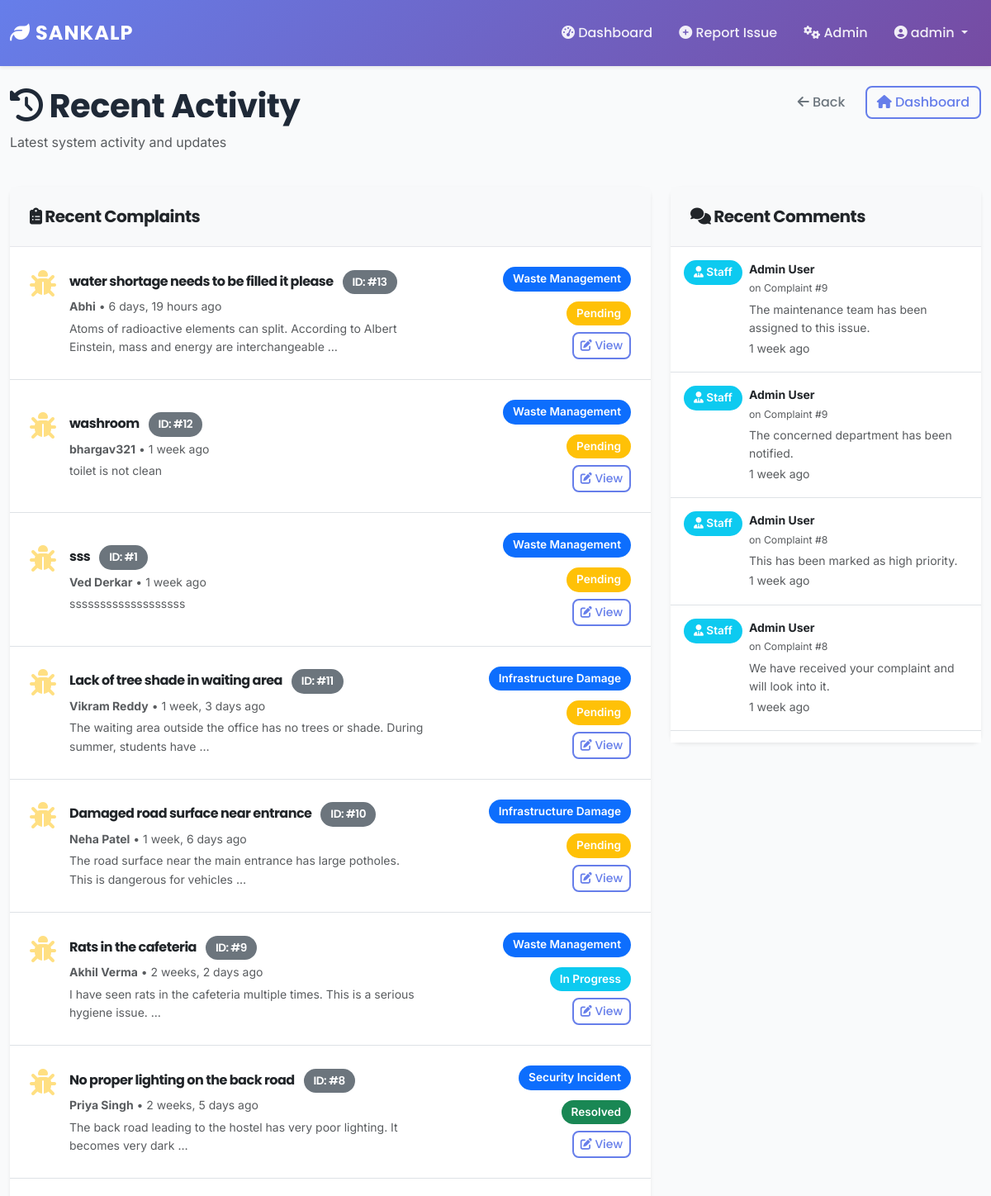
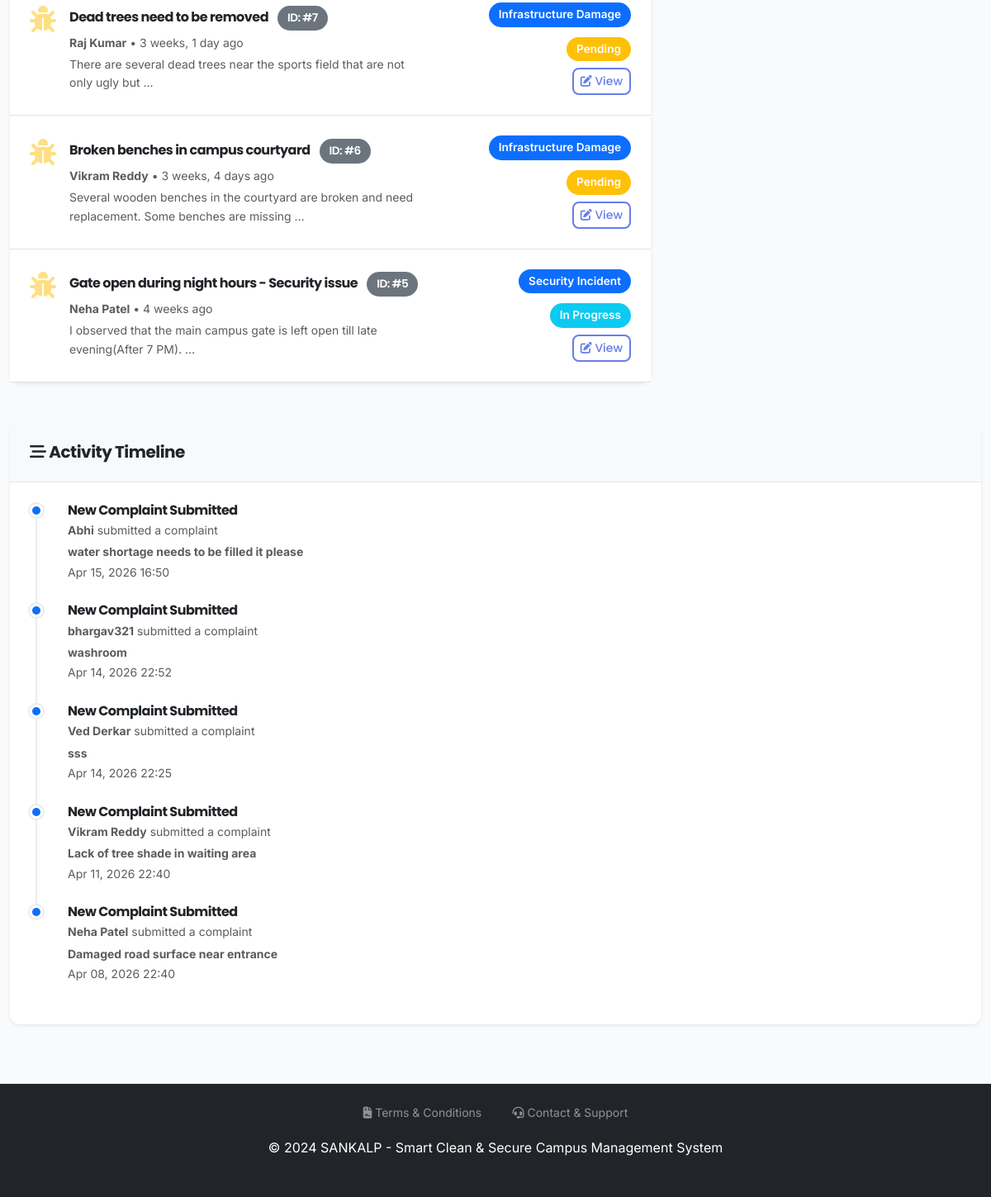
Page /admin-panel/activity (signed in) on the earlier database version (2 pictures, top to bottom).
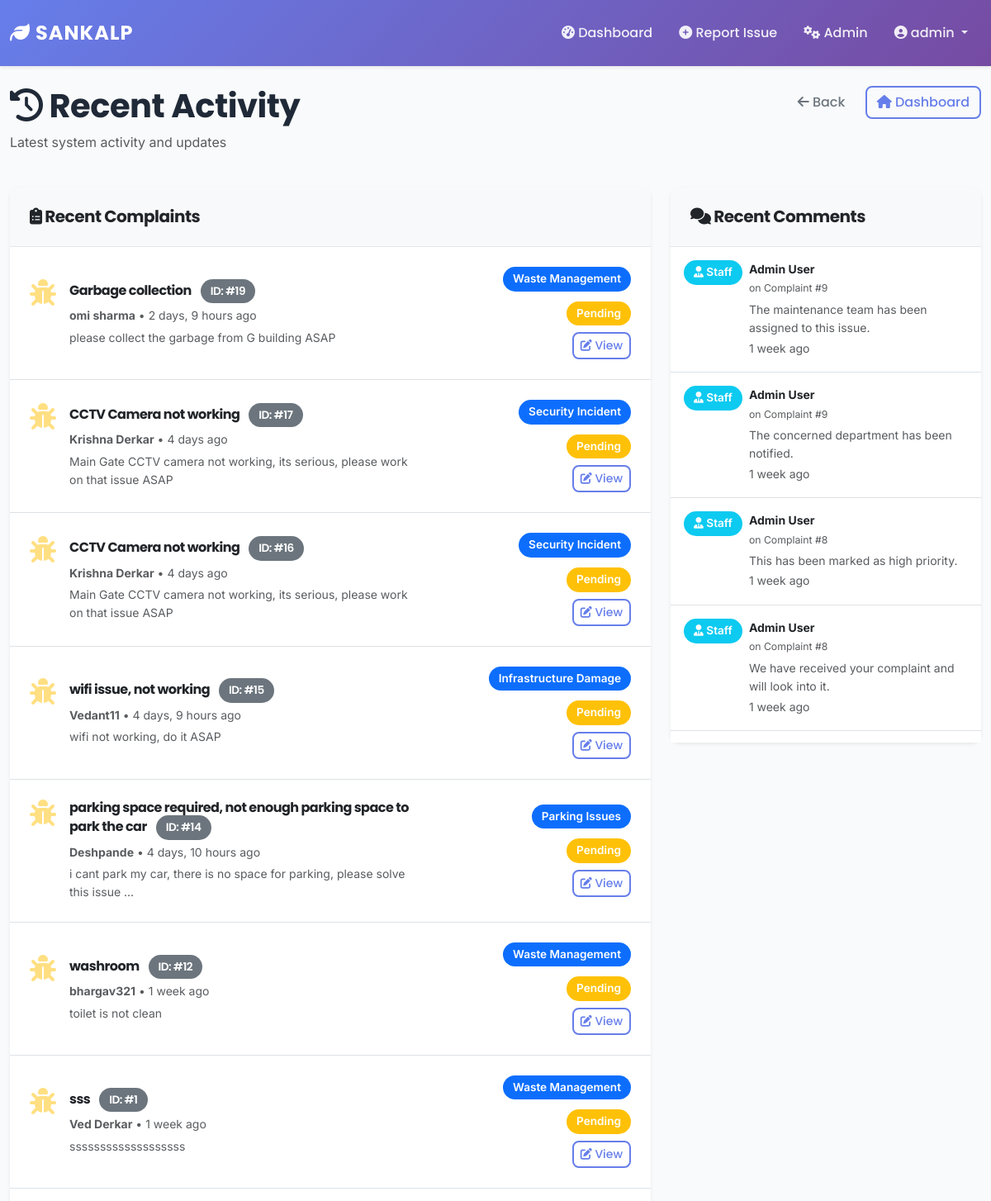
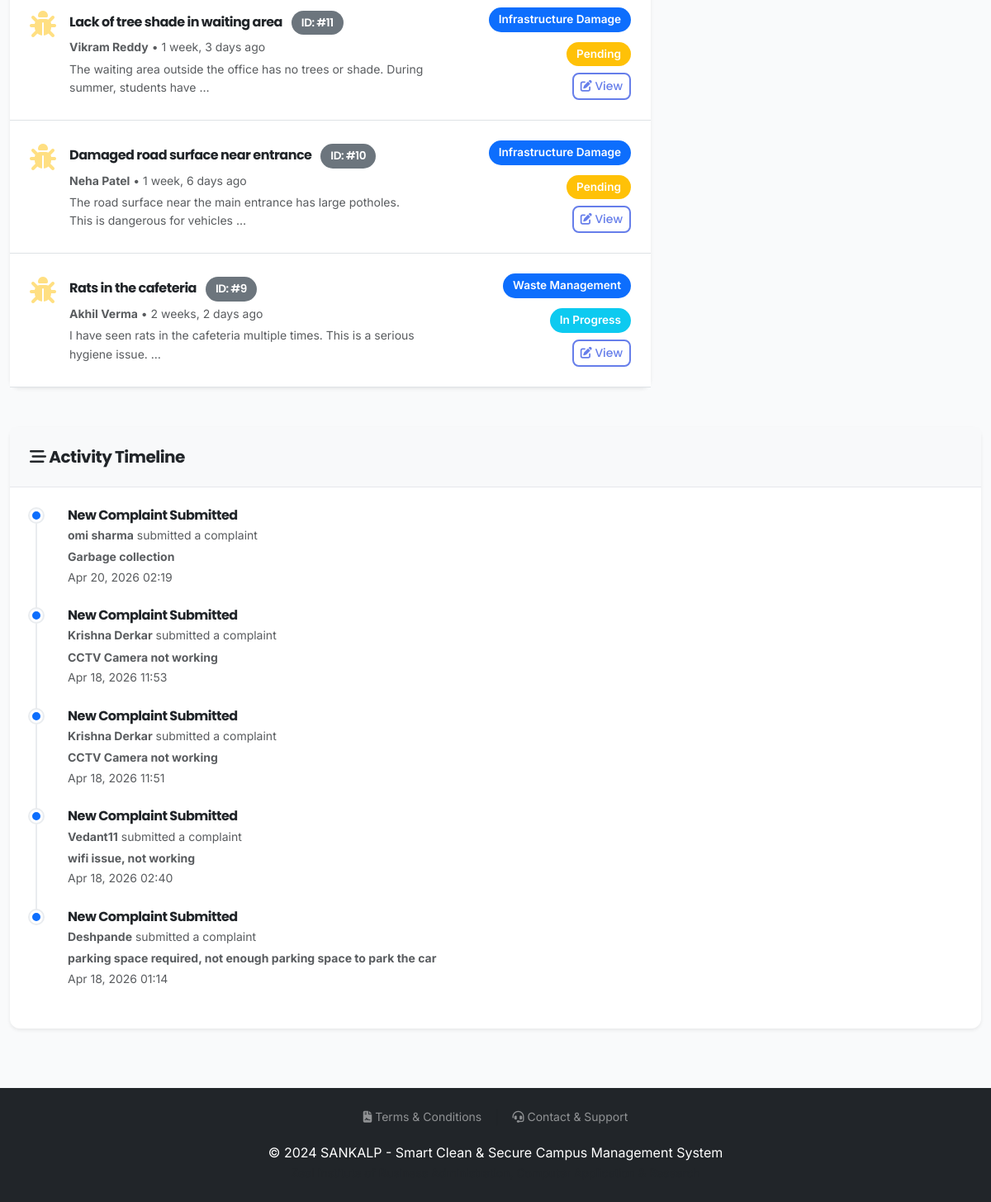
Same page on the later database version (2 pictures, top to bottom).
### core/models.py (models this page shows, shortened)
class Complaint(models.Model):
    CATEGORY_CHOICES = [
        ('Waste', 'Waste Management'),
        ('Parking', 'Parking Issues'),
        ('Infrastructure', 'Infrastructure Damage'),
        ('Security', 'Security Incident'),
        ('Other', 'Other'),
    ]
    STATUS_CHOICES = [
        ('Pending', 'Pending'),
        ('In Progress', 'In Progress'),
        ('Resolved', 'Resolved'),
        ('Rejected', 'Rejected'),
    ]
    PRIORITY_CHOICES = [
        ('low', 'Low'),
        ('medium', 'Medium'),
        ('high', 'High'),
    ]
    user = models.ForeignKey(User, on_delete=models.CASCADE, related_name='complaints')
    assigned_to = models.ForeignKey(User, on_delete=models.SET_NULL, null=True, blank=True, related_name='assigned_complaints')
    title = models.CharField(max_length=200)
    description = models.TextField()
    category = models.CharField(max_length=50, choices=CATEGORY_CHOICES)
    status = models.CharField(max_length=20, choices=STATUS_CHOICES, default='Pending')
    priority = models.CharField(max_length=10, choices=PRIORITY_CHOICES, default='medium')
    location = models.CharField(max_length=200, blank=True, null=True)
    image = models.ImageField(upload_to='complaints/', null=True, blank=True)
    anonymous = models.BooleanField(default=False)
    created_at = models.DateTimeField(auto_now_add=True)
    updated_at = models.DateTimeField(auto_now=True)
    class Meta:
        ordering = ['-created_at']

class Comment(models.Model):
    complaint = models.ForeignKey(Complaint, on_delete=models.CASCADE, related_name='comments')
    user = models.ForeignKey(User, on_delete=models.CASCADE)
    text = models.TextField()
    created_at = models.DateTimeField(auto_now_add=True)
    is_staff = models.BooleanField(default=False)
    class Meta:
        ordering = ['created_at']

### core/views.py (the view)
# urls.py: path('admin-panel/activity', views.admin_recent_activity, name='admin_recent_activity'),
@login_required(login_url='login')
def admin_recent_activity(request):
    if not (request.user.is_staff or request.user.is_superuser):
        messages.error(request, 'Access denied. Admin privileges required.')
        return redirect('dashboard')
    recent_complaints = Complaint.objects.all().order_by('-created_at')[:10]
    recent_comments = Comment.objects.all().order_by('-created_at')[:15]
    context = {
        'recent_complaints': recent_complaints,
        'recent_comments': recent_comments,
    }
    return render(request, 'admin_recent_activity.html', context)

### core/templates/admin_recent_activity.html (shortened to what the changed rows need)
{% extends 'base.html' %}
{% block content %}
<div class="container-fluid py-4">
    {% if not user.is_staff %}
    <div class="alert alert-danger">
        <i class="fas fa-lock"></i> Access Denied. Admin privileges required.
    </div>
    {% else %}
    <div class="row mb-4">
        <div class="col-md-8">
            <h1 class="fw-bold">
                <i class="fas fa-history"></i> Recent Activity
            </h1>
        </div>
    </div>
    <div class="row">
        <div class="col-lg-8">
            <div class="card border-0 shadow-sm mb-4">
                <div class="card-body p-0">
                    <div class="list-group list-group-flush">
                        {% for complaint in recent_complaints %}
                        <div class="list-group-item p-4 border-bottom">
                            <div class="row align-items-center">
                                <div class="col-md-8">
                                    <div class="d-flex align-items-start">
                                        <div class="me-3">
                                            <i class="fas fa-bug fa-2x text-warning opacity-50"></i>
                                        </div>
                                        <div class="flex-grow-1">
                                            <h6 class="fw-bold mb-1">
                                                {{ complaint.title }}
                                                <span class="badge bg-secondary ms-2">ID: #{{ complaint.id }}</span>
                                            </h6>
                                            <p class="text-muted small mb-1">
                                                <strong>{{ complaint.user.get_full_name|default:complaint.user.username }}</strong>
                                                • {{ complaint.created_at|timesince }} ago
                                            </p>
                                            <p class="text-muted small mb-0">{{ complaint.description|truncatewords:15 }}</p>
                                        </div>
                                    </div>
                                </div>
                                <div class="col-md-4 text-end">
                                    <span class="badge bg-primary mb-2 d-inline-block">{{ complaint.get_category_display }}</span><br>
                                    {% if complaint.status == 'Pending' %}
                                        <span class="badge bg-warning mt-1">{{ complaint.status }}</span>
                                    {% elif complaint.status == 'In Progress' %}
                                        <span class="badge bg-info mt-1">{{ complaint.status }}</span>
                                    {% elif complaint.status == 'Resolved' %}
                                        <span class="badge bg-success mt-1">{{ complaint.status }}</span>
                                    {% else %}
                                        <span class="badge bg-danger mt-1">{{ complaint.status }}</span>
                                    {% endif %}
                                    <br>
                                    <a href="{% url 'admin_edit_complaint' complaint.id %}" class="btn btn-sm btn-outline-primary mt-2">
                                        <i class="fas fa-edit"></i> View
                                    </a>
                                </div>
                            </div>
                        </div>
                        {% empty %}
                        <div class="list-group-item p-4 text-center text-muted">
                            <i class="fas fa-inbox fa-2x mb-2 d-block opacity-50"></i>
                            No complaints yet
                        </div>
                        {% endfor %}
                    </div>
                </div>
            </div>
        </div>
        <div class="col-lg-4">
            <div class="card border-0 shadow-sm">
                <div class="card-body p-0">
                    <div class="list-group list-group-flush" style="max-height: 600px; overflow-y: auto;">
                        {% for comment in recent_comments %}
                        <div class="list-group-item p-3 border-bottom">
                            <div class="d-flex align-items-start">
                                <div class="me-2">
                                    <small class="badge bg-info">
                                        {% if comment.is_staff %}
                                            <i class="fas fa-user-tie"></i> Staff
                                        {% else %}
                                            <i class="fas fa-user"></i> User
                                        {% endif %}
                                    </small>
                                </div>
                                <div class="flex-grow-1">
                                    <p class="mb-1 small">
                                        <strong>{{ comment.user.get_full_name|default:comment.user.username }}</strong>
                                        <br>
                                        <small class="text-muted">on Complaint #{{ comment.complaint.id }}</small>
                                    </p>
                                    <p class="mb-0 small text-muted">{{ comment.text|truncatewords:15 }}</p>
                                    <small class="text-muted">{{ comment.created_at|timesince }} ago</small>
                                </div>
                            </div>
                        </div>
                        {% empty %}
                        <div class="list-group-item p-4 text-center text-muted">
                            <i class="fas fa-comments fa-2x mb-2 d-block opacity-50"></i>
                            <small>No comments yet</small>
                        </div>
                        {% endfor %}
                    </div>
                </div>
            </div>
        </div>
    </div>
    <div class="row mt-4">
        <div class="col-12">
            <div class="card border-0 shadow-sm">
                <div class="card-body p-4">
                    <div class="timeline">
                        {% for complaint in recent_complaints|slice:":5" %}
                        <div class="timeline-item d-flex mb-4">
                            <div class="timeline-marker">
                                <div class="timeline-dot" style="background-color: #0d6efd;"></div>
                            </div>
                            <div class="timeline-content flex-grow-1 ms-3">
                                <h6 class="fw-bold mb-1">New Complaint Submitted</h6>
                                <p class="text-muted small mb-1">
                                    <strong>{{ complaint.user.get_full_name|default:complaint.user.username }}</strong>
                                    submitted a complaint
                                </p>
                                <p class="text-muted small mb-0">
                                    <strong>{{ complaint.title }}</strong>
                                </p>
                                <small class="text-muted">{{ complaint.created_at|date:"M d, Y H:i" }}</small>
                            </div>
                        </div>
                        {% endfor %}
                    </div>
                </div>
            </div>
        </div>
    </div>
    {% endif %}
</div>
{% endblock %}

Differences in the rows shown:
removed Complaint: title "water shortage needs to be filled it please", id "13", user.get_full_name "Abhi", created_at "6 days, 19 hours", description "Atoms of radioactive elements can split. According to Albert Einstein, mass and energy are interchangeable …", category "Waste Management", status "Pending", created_at "Apr 15, 2026 16:50"
no longer on one of the page's lists (row unchanged): Complaint: user.get_full_name "bhargav321", title "washroom", created_at "Apr 14, 2026 22:52"
no longer on this page (row unchanged): Complaint: title "No proper lighting on the back road", id "8", user.get_full_name "Priya Singh", created_at "2 weeks, 5 days", description "The back road leading to the hostel has very poor lighting. It becomes very dark …", category "Security Incident", status "Resolved", shown under "Recent Complaints"
no longer on one of the page's lists (row unchanged): Complaint: user.get_full_name "Ved Derkar", title "sss", created_at "Apr 14, 2026 22:25"
no longer on this page (row unchanged): Complaint: title "Dead trees need to be removed", id "7", user.get_full_name "Raj Kumar", created_at "3 weeks, 1 day", description "There are several dead trees near the sports field that are not only ugly but …", category "Infrastructure Damage", status "Pending", shown under "Recent Complaints"
no longer on one of the page's lists (row unchanged): Complaint: user.get_full_name "Vikram Reddy", title "Lack of tree shade in waiting area", created_at "Apr 11, 2026 22:40"
no longer on this page (row unchanged): Complaint: title "Broken benches in campus courtyard", id "6", user.get_full_name "Vikram Reddy", created_at "3 weeks, 4 days", description "Several wooden benches in the courtyard are broken and need replacement. Some benches are missing …", category "Infrastructure Damage", status "Pending", shown under "Recent Complaints"
no longer on one of the page's lists (row unchanged): Complaint: user.get_full_name "Neha Patel", title "Damaged road surface near entrance", created_at "Apr 08, 2026 22:40"
no longer on this page (row unchanged): Complaint: title "Gate open during night hours - Security issue", id "5", user.get_full_name "Neha Patel", created_at "4 weeks", description "I observed that the main campus gate is left open till late evening(After 7 PM). …", category "Security Incident", status "In Progress", shown under "Recent Complaints"
added Complaint: title "Garbage collection", id "19", user.get_full_name "omi sharma", created_at "2 days, 9 hours", description "please collect the garbage from G building ASAP", category "Waste Management", status "Pending", created_at "Apr 20, 2026 02:19"
added Complaint: title "CCTV Camera not working", id "17", user.get_full_name "Krishna Derkar", created_at "4 days", description "Main Gate CCTV camera not working, its serious, please work on that issue ASAP", category "Security Incident", status "Pending", created_at "Apr 18, 2026 11:53"
added Complaint: title "CCTV Camera not working", id "16", user.get_full_name "Krishna Derkar", created_at "4 days", description "Main Gate CCTV camera not working, its serious, please work on that issue ASAP", category "Security Incident", status "Pending", created_at "Apr 18, 2026 11:51"
added Complaint: title "wifi issue, not working", id "15", user.get_full_name "Vedant11", created_at "4 days, 9 hours", description "wifi not working, do it ASAP", category "Infrastructure Damage", status "Pending", created_at "Apr 18, 2026 02:40"
added Complaint: title "parking space required, not enough parking space to park the car", id "14", user.get_full_name "Deshpande", created_at "4 days, 10 hours", description "i cant park my car, there is no space for parking, please solve this issue …", category "Parking Issues", status "Pending", created_at "Apr 18, 2026 01:14"
